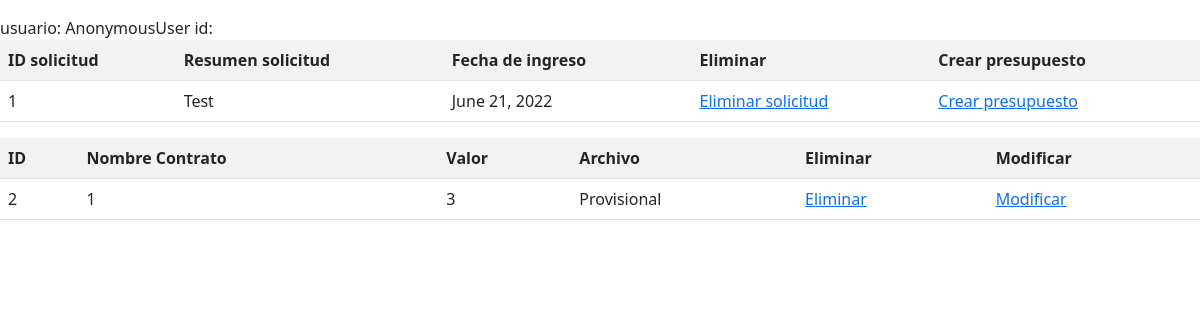
Before: /panel_tecnico with the older database file.
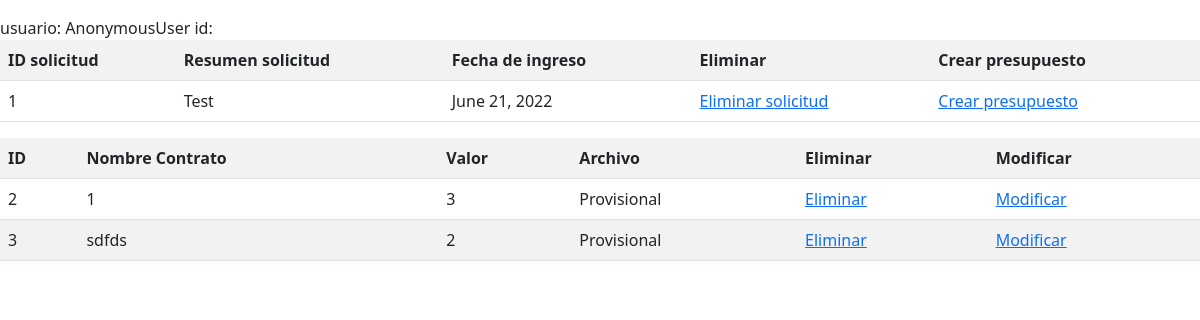
After: the same page with the newer database file.
### core/models.py (models this page shows, shortened)
class SolicitudServicio(models.Model):
    solicitante = models.ForeignKey(User, on_delete=models.CASCADE)
    resumen_solicitud = models.CharField(max_length=200, verbose_name="Resumen de la solicitud, maximo 200 caracteres")
    solicitud = models.TextField(verbose_name="Describa con mayor detalle la solicitud")
    fecha_solicitud = models.DateField(auto_now=True, editable=False)

class Contrato(models.Model):
    valor = models.IntegerField(verbose_name="Valor total del contato", null=True)
    archivo_contrato = models.FileField(verbose_name="Archivo del contrato", blank=True)
    nombre_contrato = models.CharField(max_length=100, verbose_name="Nombre del tipo de contrato")
    cuotas_contrato = models.IntegerField()

### core/views.py (the view)
# urls.py: path('panel_tecnico', views.panel_tecnico, name='panel_tecnico'),
def panel_tecnico(request):
    solicitudes = SolicitudServicio.objects.all()
    contratos = Contrato.objects.all()
    datos = {
        'solicitudes' : solicitudes,
        'contratos' : contratos
    }
    return render(request, 'panel_tecnico.html', datos)

### core/templates/panel_tecnico.html (shortened to what this page needs)
{% load static %}
<!DOCTYPE html>
<html>
<head>
    <link href="{% static 'css/bootstrap.css' %}" rel="stylesheet" />
</head>
<body>
    <nav class="navbar">
    </nav>
    usuario: {{user}}
    id: {{usuario}}
    {% if solicitudes %}
    <table class="table table-striped">
        <tr>
            <th>ID solicitud</th>
            <th>Resumen solicitud</th>
            <th>Fecha de ingreso</th>
            <th>Eliminar</th>
            <th>Crear presupuesto</th>
        </tr>
        {% for s in solicitudes %}
        <tr>
            <td>{{s.id}}</td>
            <td>{{s.resumen_solicitud}}</td>
            <td>{{s.fecha_solicitud}}</td>
            <td><a href="{% url 'del_solicitud' s.id %}">Eliminar solicitud</a></td>
            <td><a href="{% url 'add_presupuesto' s.id%}">Crear presupuesto</a></td>
        </tr>
        {% endfor %}
    </table>
    {% endif %}
    {% if contratos %}
    <table class="table table-striped">
        <tr>
            <th>ID</th>
            <th>Nombre Contrato</th>
            <th>Valor</th>
            <th>Archivo</th>
            <th>Eliminar</th>
            <th>Modificar</th>
        </tr>
        {% for c in contratos %}
        <tr>
            <td>{{c.id}}</td>
            <td>{{c.nombre_contrato}}</td>
            <td>{{c.valor}}</td>
            <td>Provisional</td>
            <td><a href="{% url 'del_contrato' c.id %}">Eliminar</a></td>
            <td><a href="{% url 'mod_contrato' c.id %}">Modificar</a></td>
        </tr>
        {% endfor %}
    </table>
    {% endif %}
</body>
</html>

Changed rows visible on the page:
added Contrato: id "3", nombre_contrato "sdfds", valor "2"
